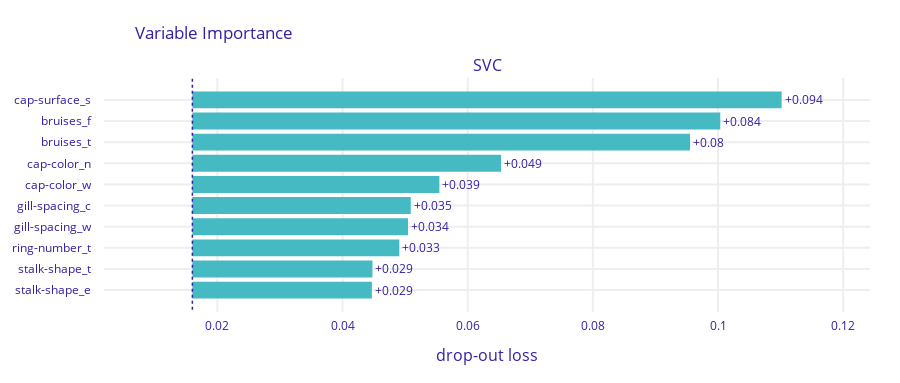

Write notebook code for a chart like this one.
### Code cell
model_svc.model_explore()

### Figure 1 — Plotly figure (JSON) as saved in the notebook; plotly's stock layout.template omitted (floating-point values rounded to 4 significant figures)
{"data": [{"base": 0.01601, "hoverinfo": "text", "hoverlabel": {"bgcolor": "rgba(0,0,0,0.8)"}, "hovertext": ["Model: SVC loss after<br>variable: cap-surface_s is permuted: 0.11<br>Drop-out loss change: +0.094", "Model: SVC loss after<br>variable: bruises_f is permuted: 0.1<br>Drop-out loss change: +0.084", "Model: SVC loss after<br>variable: bruises_t is permuted: 0.096<br>Drop-out loss change: +0.08", "Model: SVC loss after<br>variable: cap-color_n is permuted: 0.065<br>Drop-out loss change: +0.049", "Model: SVC loss after<br>variable: cap-color_w is permuted: 0.055<br>Drop-out loss change: +0.039", "Model: SVC loss after<br>variable: gill-spacing_c is permuted: 0.051<br>Drop-out loss change: +0.035", "Model: SVC loss after<br>variable: gill-spacing_w is permuted: 0.05<br>Drop-out loss change: +0.034", "Model: SVC loss after<br>variable: ring-number_t is permuted: 0.049<br>Drop-out loss change: +0.033", "Model: SVC loss after<br>variable: stalk-shape_t is permuted: 0.045<br>Drop-out loss change: +0.029", "Model: SVC loss after<br>variable: stalk-shape_e is permuted: 0.045<br>Drop-out loss change: +0.029"], "marker": {"color": "#46bac2"}, "orientation": "h", "showlegend": false, "text": ["+0.094", "+0.084", "+0.08", "+0.049", "+0.039", "+0.035", "+0.034", "+0.033", "+0.029", "+0.029"], "textposition": "outside", "type": "bar", "x": [0.09415, 0.08435, 0.07952, 0.04933, 0.03947, 0.03489, 0.03446, 0.03307, 0.02877, 0.02868], "xaxis": "x", "y": ["cap-surface_s", "bruises_f", "bruises_t", "cap-color_n", "cap-color_w", "gill-spacing_c", "gill-spacing_w", "ring-number_t", "stalk-shape_t", "stalk-shape_e"], "yaxis": "y"}], "layout": {"annotations": [{"font": {"size": 16}, "showarrow": false, "text": "SVC", "x": 0.5, "xanchor": "center", "xref": "paper", "y": 1, "yanchor": "bottom", "yref": "paper"}, {"font": {"size": 16}, "showarrow": false, "text": "drop-out loss", "x": 0.5, "xanchor": "center", "xref": "paper", "y": 0, "yanchor": "top", "yref": "paper", "yshift": -30}], "font": {"color": "#371ea3"}, "height": 383, "margin": {"b": 71, "r": 30, "t": 78}, "shapes": [{"line": {"color": "#371ea3", "dash": "dot", "width": 1.5}, "type": "line", "x0": 0.01601, "x1": 0.01601, "xref": "x", "y0": -1, "y1": 10, "yref": "y"}], "title": {"text": "Variable Importance", "x": 0.15}, "xaxis": {"anchor": "y", "automargin": true, "domain": [0, 1], "fixedrange": true, "gridwidth": 2, "range": [0.001888, 0.1243], "tickcolor": "white", "ticklen": 3, "ticks": "outside", "type": "linear", "zeroline": false}, "yaxis": {"anchor": "x", "automargin": true, "autorange": "reversed", "domain": [0, 1], "fixedrange": true, "gridwidth": 2, "tickcolor": "white", "ticklen": 10, "ticks": "outside", "type": "category"}}}
